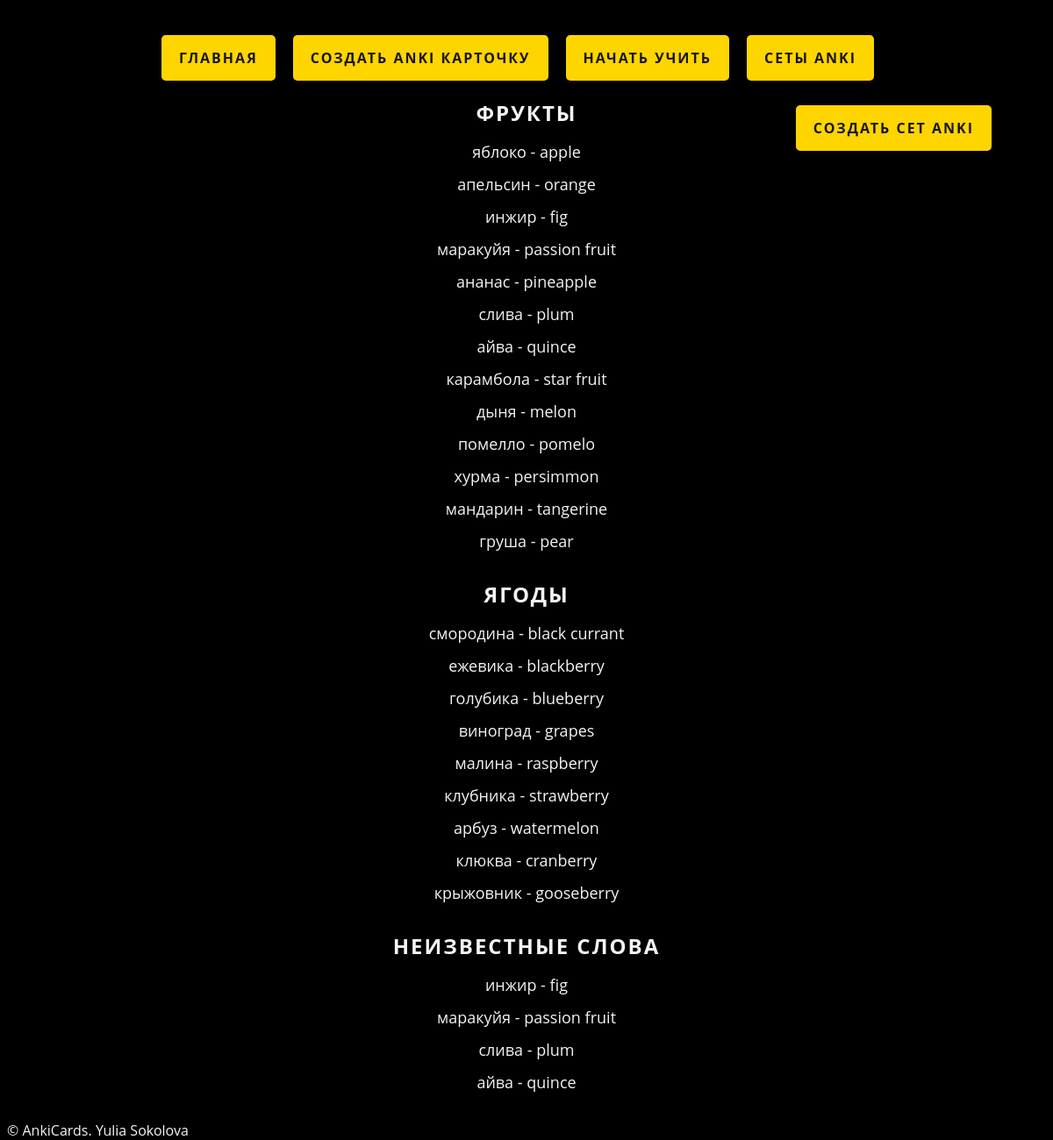
The app's page /set_of_card/ with its own data.
### studyplatform/models.py (models this page shows, shortened)
class CardsSet(models.Model):
    cards_set_id = models.AutoField(primary_key=True)
    set_name = models.TextField(default='')
    objects = CardsSetManager()
    cards = models.ManyToManyField(AnkiCard)

class AnkiCard(models.Model):
    anki_id = models.AutoField(primary_key=True)
    front_side = models.TextField(default='')
    back_side = models.TextField(default=None)
    image = models.CharField(max_length=250, null=True, blank=True, default=None)
    objects = AnkiCardManager()

### studyplatform/views.py (the view)
# urls.py: path('set_of_card/', set_of_card, name='set_of_card'),
def set_of_card(request):
    sets = CardsSet.objects.all()
    return render(request, 'set_of_card.html', {'sets': sets})

### templates/set_of_card.html
{% extends 'base.html' %}
{% block content %}
<a href="{% url 'create_card_set' %}" class="button_set_anki">Создать Сет Anki</a>
{% for set in sets.all %}
    <div class="card-set">
        <h2 class="card-set__name">{{ set.set_name }}</h2>
        <ul class="card-set__list">
            {% for card in set.cards.all %}
                <li class="card-set__item">{{ card.front_side }} - {{ card.back_side }}</li>
            {% endfor %}
        </ul>
        </div>
{% endfor %}
{% endblock %}

### static/css/anki_style.css (style rules this page uses)
body { background-image: url('https://img.freepik.com/premium-photo/modern-dark-leather-desk-with-mockup-place-keyboard-black-background-top-view_67155-16371.jpg?w=1060'); background-color: black; color: #F4F4F4; font-family: 'Open Sans', sans-serif; font-size: 16px; background-size: cover; background-position: top center; max-height: 900px; background-repeat: no-repeat; }
.card-set { align-items: left; margin-bottom: 30px; text-align: center; text-transform: lowercase; }
.card-set__name { font-size: 24px; font-weight: bold; margin-bottom: 15px; text-transform: uppercase; letter-spacing: 2px; }
.card-set__list { list-style: none; margin: 0; padding: 0; text-transform: lowercase; }
.card-set__item { margin-bottom: 10px; font-size: 18px; line-height: 1.5; }
.button_set_anki { position: fixed; right: 50px; top: 100px; text-decoration: none; text-align: center; margin-top: 20px; margin-right: 20px; background-color: #FFD500; color: #171717; border: none; border-radius: 5px; padding: 15px 20px; font-size: 16px; font-weight: bold; text-transform: uppercase; letter-spacing: 2px; cursor: pointer; transition: all 0.3s ease; margin-top: 20px; }

### records on screen
CardsSet: set_name "ФРУКТЫ"
AnkiCard: front_side "яблоко", back_side "apple"
AnkiCard: front_side "апельсин", back_side "orange"
AnkiCard: front_side "инжир", back_side "fig"
AnkiCard: front_side "маракуйя", back_side "passion fruit"
AnkiCard: front_side "ананас", back_side "pineapple"
AnkiCard: front_side "слива", back_side "plum"
AnkiCard: front_side "айва", back_side "quince"
AnkiCard: front_side "карамбола", back_side "star fruit"
AnkiCard: front_side "дыня", back_side "melon"
AnkiCard: front_side "помелло", back_side "pomelo"
AnkiCard: front_side "хурма", back_side "persimmon"
AnkiCard: front_side "мандарин", back_side "tangerine"
AnkiCard: front_side "груша", back_side "pear"
CardsSet: set_name "ЯГОДЫ"
AnkiCard: front_side "смородина", back_side "black currant"
AnkiCard: front_side "ежевика", back_side "blackberry"
AnkiCard: front_side "голубика", back_side "blueberry"
AnkiCard: front_side "виноград", back_side "grapes"
AnkiCard: front_side "малина", back_side "raspberry"
AnkiCard: front_side "клубника", back_side "strawberry"
AnkiCard: front_side "арбуз", back_side "watermelon"
AnkiCard: front_side "клюква", back_side "cranberry"
AnkiCard: front_side "крыжовник", back_side "gooseberry"
CardsSet: set_name "НЕИЗВЕСТНЫЕ СЛОВА"
